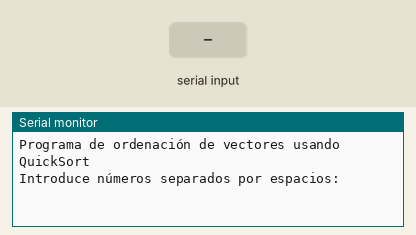
A sketch run on a simulated Arduino Uno, built with avr-gcc and run on an emulated ATmega328P. Parts: the last lines printed to the serial monitor. The test bench sets the inputs (shaded band).

Above: at 2.6 s.
2.7 s: "90 45 200\n" received over Serial
At 3.9 s:
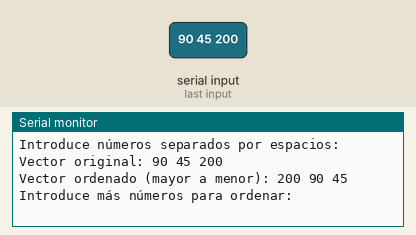
4.2 s: "90 45\n" received over Serial
At 4.9 s:
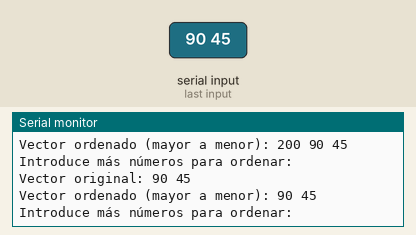
5.7 s: "5\n" received over Serial
At 6.8 s:
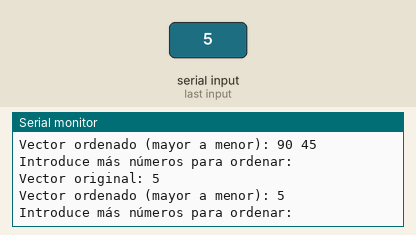

Measured:
- after the input at 2.7 s, the serial monitor: prints a new line at once (image 1)
- after the input at 4.2 s, the serial monitor: prints a new line at once (image 2)
- after the input at 5.7 s, the serial monitor: prints a new line at once (image 3)

The sketch:

practica1_14.ino
```cpp
/*
14. El algoritmo de la burbuja no es muy óptimo, repita el ejercicio anterior usando el
algoritmo QuickSort https://es.wikipedia.org/wiki/Quicksort
*/

#define MAXBUF 20
char buffer[MAXBUF];
boolean myReadString(int timeout);

// Función para intercambiar dos elementos
void swap(int* a, int* b) {
  int temp = *a;
  *a = *b;
  *b = temp;
}

// Función para encontrar la partición
int partition(int arr[], int low, int high) {
  // Seleccionamos el último elemento como pivote
  int pivot = arr[high];
  // Índice del elemento más pequeño
  int i = (low - 1);

  for (int j = low; j <= high - 1; j++) {
    // Si el elemento actual es mayor que el pivote (para orden descendente)
    if (arr[j] > pivot) {
      i++;
      swap(&arr[i], &arr[j]);
    }
  }
  swap(&arr[i + 1], &arr[high]);
  return (i + 1);
}

// Función principal de QuickSort
void quickSort(int arr[], int low, int high) {
  if (low < high) {
    // pi es el índice de partición
    int pi = partition(arr, low, high);

    // Ordenar elementos antes y después de la partición
    quickSort(arr, low, pi - 1);
    quickSort(arr, pi + 1, high);
  }
}

// Función para ordenar un vector usando QuickSort
void ordena(int v[], int longitud) {
  if (longitud > 1) {
    quickSort(v, 0, longitud - 1);
  }
}

void setup() {
  delay(700);
  Serial.begin(9600);
  delay(700);
  Serial.println("Programa de ordenación de vectores usando QuickSort");
  Serial.println("Introduce números separados por espacios:");
}

void loop() {
  int v[MAXBUF]; // Vector para almacenar los números

  if (myReadString(50)) {
    char *p;
    int j = 0;

    p = strtok(buffer, " ");
    while ((p != NULL) && (j < MAXBUF)) {
      v[j++] = atoi(p); // atoi = ASCII to Integral
      p = strtok(NULL, " "); // Buscar el siguiente valor
    }

    if (j > 0) { // Si se encontraron números
      Serial.print("Vector original: ");
      for (int i = 0; i < j; i++) {
        Serial.print(v[i]);
        Serial.print(" ");
      }
      Serial.println();

      // Ordenar el vector usando QuickSort
      ordena(v, j);

      Serial.print("Vector ordenado (mayor a menor): ");
      for (int i = 0; i < j; i++) {
        Serial.print(v[i]);
        Serial.print(" ");
      }
      Serial.println();

      Serial.println("\nIntroduce más números para ordenar:");
    }
  }
}

// Función para leer una cadena con límite de tiempo
boolean myReadString(int timeout) { // ReadString with timeout limit, return true if a string is read within timeout limits
  static int i = 0; // Número de caracteres leídos
  static long tLimit; // Reloj interno de timeout
  static boolean reading = false; // Marca si hay una lectura en curso

  while ((Serial.available() > 0) && (i < (MAXBUF - 1))) { // Hay caracteres disponibles y no hemos desbordado el buffer
    if (!reading) { // First character
      reading = true; // Estamos en un proceso de lectura
      tLimit = millis(); // Ajustamos el reloj de timeout
      i = 0; // Iniciamos el índice del buffer
    }

    buffer[i] = Serial.read(); // read next character from buffer
    if ((buffer[i] == '\n') || (buffer[i] == '\r')) { // Fin de mensaje
      reading = false; // Fin de lectura
      if (i > 0) { // No se trata de una línea vacía
        buffer[i] = 0; // Pon la marca de fin de cadena
        return true; // Lectura exitosa
      }
    }

    i = i + 1;
    if (millis() - tLimit > timeout) { // Superamos el timeout de la lectura
      Serial.println("TimeOut"); // Mensaje de error
      reading = false; // Fin de lectura
      return false; // Fallo en la lectura
    }
  }

  return false;
}
```
